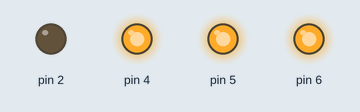
A sketch run on a simulated Arduino Uno, built with avr-gcc and run on an emulated ATmega328P. On the bench: output pins drawn as LEDs (lit = HIGH).

Above: at 0.1 s.
Timing chart, 0 to 1.6 s (numbered marks = the images above):
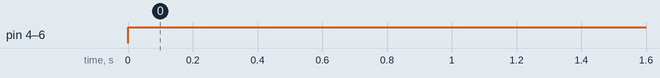

Measured:
- by itself, pin 4–6: LOW → HIGH at 0.00 s

The sketch:

BOBOT.ino
```cpp
void setup() {
  // put your setup code here, to run once:
pinMode(2,OUTPUT);
pinMode(4,OUTPUT);
pinMode(5,OUTPUT);
pinMode(6,OUTPUT);
}

void loop() {
  forward();
  // put your main code here, to run repeatedly:

}

void forward() {
digitalWrite(2,LOW);
analogWrite(4,255);
digitalWrite(5,HIGH);
analogWrite(6,255);
}
```
